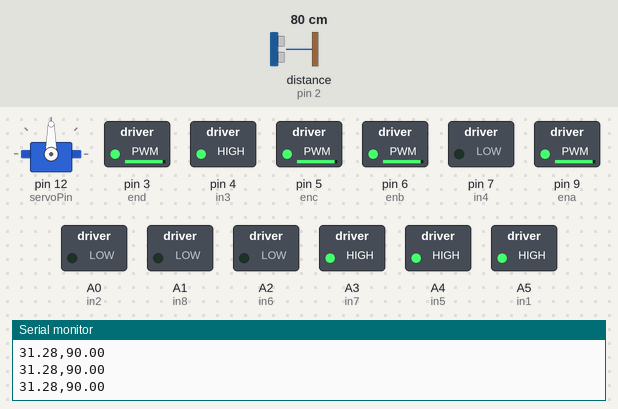
Bench run of a sketch on a simulated Arduino Uno, built with avr-gcc and run on an emulated ATmega328P. Shown: servo, switched loads named in the sketch (green lamp = pin HIGH), the last lines printed to the serial monitor. Wiring (inferred from the names in the program): ultrasonic range finder: trigger pin 10; echo pin 2. The inputs (shaded band) are chosen by the test bench; at power-on: distance to the obstacle (sensor on pin 2) 80 cm. The echo pulse lasts 58.3 µs per cm; pins used as bus, display or sensor lines are not drawn.

Above: at 1.2 s.
1.3 s: distance to the obstacle (sensor on pin 2) set to 43 cm
2.8 s: distance to the obstacle (sensor on pin 2) set to 35 cm
At 3.2 s:
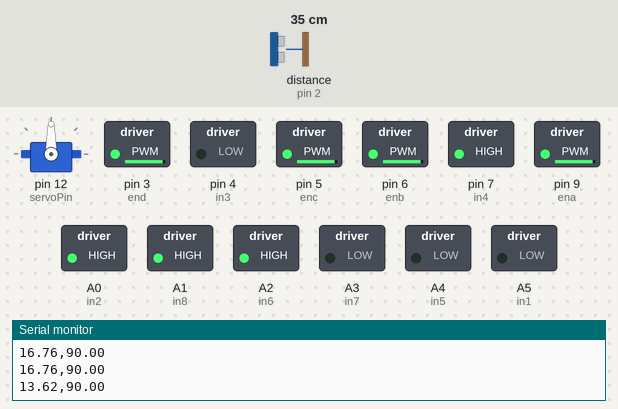
At 7.0 s:
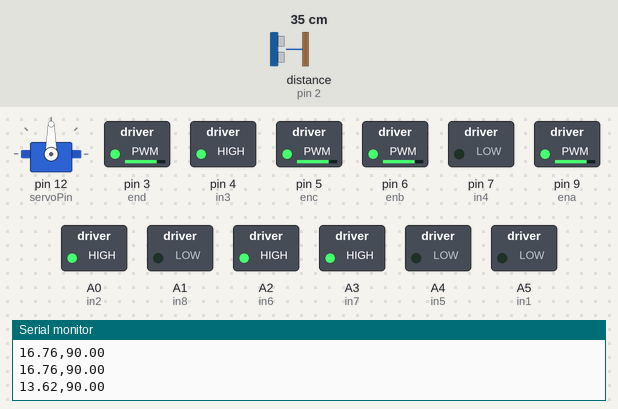
11.8 s: distance to the obstacle (sensor on pin 2) set to 2 cm
At 12.22 s:
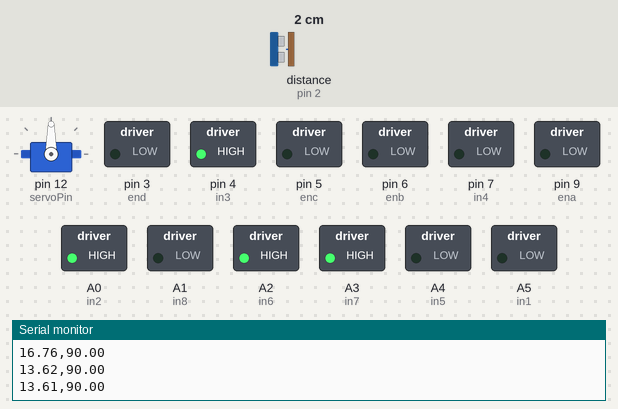
Timing chart, 0 to 15.8 s (numbered marks = the images above; inputs shaded):
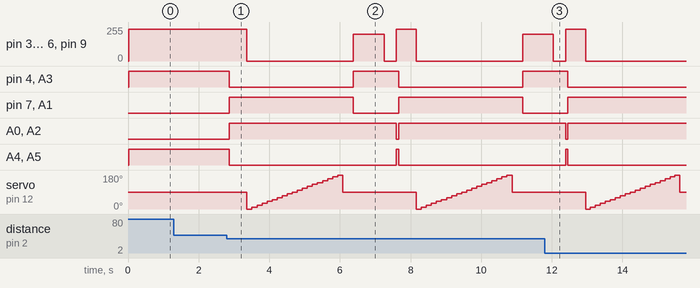

The sketch:

AutonomousCar.ino
```cpp
#include <SPI.h>
#include <nRF24L01.h>
#include <RF24.h>
#include <Wire.h>
#include <Adafruit_Sensor.h>
#include <Adafruit_BNO055.h>
#include <utility/imumaths.h>
#include <math.h>
#include <Servo.h>


#define BNO055_SAMPLERATE_DELAY_MS 10

Adafruit_BNO055 myIMU = Adafruit_BNO055();


//RF24 radio(8, 10);

const byte address[6] = "00001";

struct JoystickPacket{
  int16_t x;
  int16_t y;

};

JoystickPacket data;


int motorSpeed1 = 150;
int motorSpeed2 = 150;


int motorSpeed;

// Right Wheels
int in5 = A4; //pin 12 -> A4
int in6 = A2;  // pin 3
int enc = 5;   // need to change later not pwm

int in1 = A5;  // 13-> A5
int in2 = A0; // pin 9
int ena = 9;  // pin 10 -> pin 9


//LEft Wheels
int in3 = 4;
int in4 = 7;
int enb = 6;


int in7 = A3;   // pin 11
int in8 = A1;
int end = 3; // pin 12 -> pin 3


//Joystick

//Ultrasonic sensor
int trigPin = 10;
int echoPin = 2;
int pingTravelTime;

float pingTravelDistance;
float distanceToTarget;

int servoPin = 12;

Servo myServo;

float servoPos;

float deltaX = 5;


void forward();
void forwardRight();
void forwardsLeft();
void backwards();
void backwardsRight();
void backwardsLeft();
void turnRight(int speed);
void turnLeft(int speed);
void stopCar();
void setSpeed(int leftVal, int rightVal);
void scan();
float getYaw();
float readDistance();
float normalizeAngle(float a);
void rotateToRelativeAngle(float degrees, int speed = 220);
void rotateRight(float degrees);


void rotateLeft(float degrees);


void scanEnvironment();
int findBestIndex();
int servoAngleToTurn();
void rotateToAngle(int relativeAngle);


float t;


float roll;
float pitch;
float yaw;


const int N = 18;
float distances[N];
float angles[N];

bool isTurning = false;


void setup() {
  Serial.begin(115200);
  myIMU.begin();
/*
  radio.begin();
  radio.openReadingPipe(0, address);
  radio.setPALevel(RF24_PA_MIN);
  radio.startListening();
*/
  myServo.attach(servoPin);


  pinMode(in3, OUTPUT);
  pinMode(in4, OUTPUT);
  pinMode(enb, OUTPUT);
  pinMode(in1, OUTPUT);
  pinMode(in2, OUTPUT);
  pinMode(ena, OUTPUT);


  pinMode(in5, OUTPUT);
  pinMode(in6, OUTPUT);
  pinMode(enc, OUTPUT);
  pinMode(in7, OUTPUT);
  pinMode(in8, OUTPUT);
  pinMode(end, OUTPUT);

  pinMode(trigPin, OUTPUT);
  pinMode(echoPin, INPUT);

  servoPos=0;


}

void loop() {

// get distance

  Serial.print(readDistance());
  Serial.print(",");
  Serial.println(servoPos);

  forward();

if (readDistance() < 15) {


  stopCar();

  backwards();
  delay(500);
  stopCar();

  scanEnvironment();

  myServo.write(90);
  delay(300);


  int bestIdx = findBestIndex();

  float bestAngle = angles[bestIdx];
  float bestDist = distances[bestIdx];

  int turnAngle = bestAngle-90;

  if (turnAngle > 0){
    rotateLeft(turnAngle);
  }

  if (turnAngle < 0){
    rotateRight(abs(turnAngle));
  }


  delay(300);
  forward();


}
else {
  servoPos = 90;
  myServo.write((int)servoPos);
  forward();

}


  delay(15);


  /*
  servoPos = servoPos + deltaX;


  if (servoPos >= 180){
    servoPos = 180;
    deltaX *= -1;

  }
  else if (servoPos <= 0) {
    servoPos = 0;
    deltaX *= -1;

  }

  myServo.write((int)servoPos);

  Serial.print(readDistance());
  Serial.print(",");
  Serial.println(servoPos);


 */


// Code for Remote Control

/*
  if (radio.available()){

    radio.read(&data, sizeof(data));

    int x = data.x;
    int y = data.y;

    x = map(x, -512, 512, -255, 255);
    y = map(y, -512, 512, -255, 255);

    int leftMotor = y + x;
    int rightMotor = y - x;

    leftMotor = constrain(leftMotor, -255, 255);
    rightMotor = constrain(rightMotor, -255, 255);

    setSpeed(leftMotor, rightMotor);

    Serial.print("L = ");
    Serial.println(leftMotor);
    Serial.print("R = ");
    Serial.println(rightMotor);


  }

  */

}


void scanEnvironment() {
  int idx = 0;


  for (int servoPos=0; servoPos <=180; servoPos+=10){

    myServo.write(servoPos);
    delay(120);

    angles[idx] = servoPos;
    distances[idx] = readDistance();

    idx++;


  }

}

int findBestIndex(){
  int bestIdx = 0;
  float maxDist = distances[0];

  for (int i = 1; i< N; i++){
    if (distances[i] > maxDist){
      maxDist = distances[i];
      bestIdx = i;

    }
  }

  return bestIdx;

}


int servoAngleToTurn(int servoAngle) {
  return servoAngle - 90;
}

void rotateToAngle(int relativeAngle) {

  if (relativeAngle > 0) {
    rotateRight(relativeAngle);
  } else {
    rotateLeft(relativeAngle);//Make function
  }

  stopCar();
}

void rotateLeft(float degrees){

  t = (degrees/(103)) * 1000;
  turnLeft(200);
  delay(t);
  stopCar();
  delay(50);

}


// getting distance

float readDistance(){
  digitalWrite(trigPin, LOW);
  delayMicroseconds(2);
  digitalWrite(trigPin, HIGH);
  delayMicroseconds(2);
  digitalWrite(trigPin, LOW);


  pingTravelTime = pulseIn(echoPin, HIGH);
  delay(20);

  pingTravelDistance = (pingTravelTime*765.*5280.*12.)/(3600.*1000000.);
  distanceToTarget = pingTravelDistance/2;

  return distanceToTarget;


}


float normalizeAngle(float a){
  while(a < 0) a += 360;
  while (a >= 360) a -= 360;
  return a;

}


float getYaw(){

  imu::Quaternion q = myIMU.getQuat();
  float qW = q.w();
  float qX = q.x();
  float qY = q.y();
  float qZ = q.z();

  yaw = atan2(2*(qW*qZ + qX*qY),1-2*((qY*qY) + (qZ*qZ)));

  yaw = yaw / (2 * 3.14159265) * 360;
  yaw = normalizeAngle(yaw);


  return yaw;


}


void rotateToRelativeAngle(float degrees, int speed = 220){
  if (abs(degrees) < 3.0) return;

  float startYaw = getYaw();

  if (degrees > 0){
    turnRight(speed);

  }else{
    turnLeft(speed);

  }

  while (true){
    float now = getYaw();
    float rotated = normalizeAngle(now - startYaw);
    if (rotated > 180) rotated -= 360;

    float remaining = degrees - rotated;

    if (abs(remaining) < 3.0) break;


  }

  stopCar();
  delay(15);

}


void scan(){


  const int N = 24;
  const float STEP = 360.0 / N;  // step of 10 degrees
  float distances[N];

  float yaw0 = getYaw();
  int idx = 0;


  turnRight(200);


  while (idx < N){

    float yawNow = getYaw();
    float delta = normalizeAngle(yawNow - yaw0);

    if (delta >= STEP){


      float d = readDistance();
      if (d < 2 || d > 120) d = 0;

      distances[idx] = d;
      idx++;

      yaw0 = yawNow;


    }
  }

  stopCar();

  //find best direction
  int bestIdx = 0;
  float bestDist = 0;

  for (int i = 0; i < N; i++){
    if (distances[i] > bestDist){
      bestDist = distances[i];
      bestIdx = i;

    }
  }

  float targetAngle = bestIdx * STEP;

  rotateToRelativeAngle(targetAngle, yaw0);


}


void rotateRight(float degrees){

  t = (degrees/(103)) * 1000;
  turnRight(200);
  delay(t);
  stopCar();
  delay(50);


}


void setSpeed(int leftVal, int rightVal){
  // Right Side
  if (rightVal > 0) {
    forwardRight();

  }
  else if (rightVal < 0){
    backwardsRight();

  }
  analogWrite(ena, abs(rightVal));
  analogWrite(enc, abs(rightVal));

  //Left
  if (leftVal > 0){
    forwardLeft();

  }
  else if (leftVal < 0){
    backwardsLeft();

  }
  analogWrite(enb, abs(leftVal));
  analogWrite(end, abs(leftVal));


}

void forwardRight(){
  //Right Wheels
  digitalWrite(in1, HIGH);
  digitalWrite(in2, LOW);

  digitalWrite(in5, HIGH);
  digitalWrite(in6, LOW);


}

void forwardLeft(){
  digitalWrite(in3, HIGH);
  digitalWrite(in4, LOW);

  digitalWrite(in7, HIGH);
  digitalWrite(in8, LOW);

}

void forward(){

  //Right Wheels
  digitalWrite(in1, HIGH);
  digitalWrite(in2, LOW);
  analogWrite(ena, 240);

  digitalWrite(in5, HIGH);
  digitalWrite(in6, LOW);
  analogWrite(enc, 240);


  //Left Wheels
  digitalWrite(in3, HIGH);
  digitalWrite(in4, LOW);
  analogWrite(enb, 240);


  digitalWrite(in7, HIGH);
  digitalWrite(in8, LOW);
  analogWrite(end, 240);


}


void backwards(){

  //Right Wheels
  digitalWrite(in1, LOW);
  digitalWrite(in2, HIGH);
  analogWrite(ena, 240);

  digitalWrite(in5, LOW);
  digitalWrite(in6, HIGH);
  analogWrite(enc, 240);


  //Left Wheels
  digitalWrite(in3, LOW);
  digitalWrite(in4, HIGH);
  analogWrite(enb, 240);


  digitalWrite(in7, LOW);
  digitalWrite(in8, HIGH);
  analogWrite(end, 240);


}

void backwardsRight(){
  digitalWrite(in1, LOW);
  digitalWrite(in2, HIGH);

  digitalWrite(in5, LOW);
  digitalWrite(in6, HIGH);

}

void backwardsLeft(){
  digitalWrite(in3, LOW);
  digitalWrite(in4, HIGH);


  digitalWrite(in7, LOW);
  digitalWrite(in8, HIGH);

}


void turnRight(int speed){

  //Right Wheels go backwards
  digitalWrite(in1, LOW);
  digitalWrite(in2, HIGH);
  analogWrite(ena, speed);

  digitalWrite(in5, LOW);
  digitalWrite(in6, HIGH);
  analogWrite(enc, speed);

  //Left wheels go forward
  digitalWrite(in3, HIGH);
  digitalWrite(in4, LOW);
  analogWrite(enb, speed);


  digitalWrite(in7, HIGH);
  digitalWrite(in8, LOW);
  analogWrite(end, speed);


}


void turnLeft(int speed){

  // RIght wheels go forward
  digitalWrite(in1, HIGH);
  digitalWrite(in2, LOW);
  analogWrite(ena, speed);

  digitalWrite(in5, HIGH);
  digitalWrite(in6, LOW);
  analogWrite(enc, speed);

  //Left wheels go backwards
  digitalWrite(in3, LOW);
  digitalWrite(in4, HIGH);
  analogWrite(enb, speed);


  digitalWrite(in7, LOW);
  digitalWrite(in8, HIGH);
  analogWrite(end, speed);


}


void stopCar(){
  analogWrite(ena, 0);
  analogWrite(enb,0);
  analogWrite(enc, 0);
  analogWrite(end, 0);


}
```

Measured:
- the behaviour switches between 39 and 38 cm on distance to the obstacle (sensor on pin 2) (found by bisection; images 0 and 1)
- after the input at 2.8 s, pin 3 (end): 240/255 → 0/255 after 0.57 s, → 200/255 3.0 s later, → 0/255 0.87 s later, → 240/255 0.35 s later, … (6 changes in this stretch); pin 4 (in3): alternates HIGH for 1.3 s and LOW for 3.5 s, starting after 0.07 s
